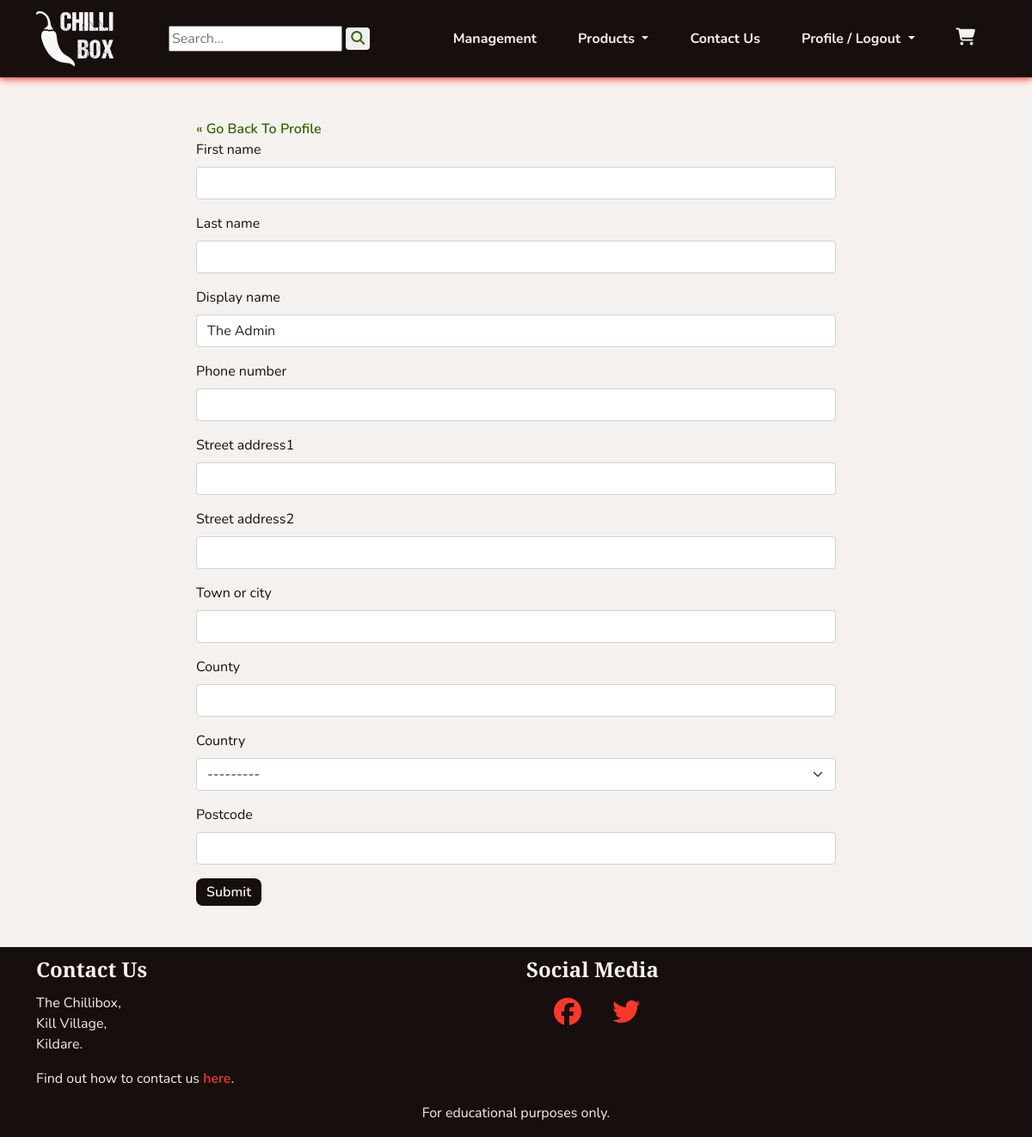
/profiles/edit_profile/ (signed in), run on an earlier commit of the app's database.
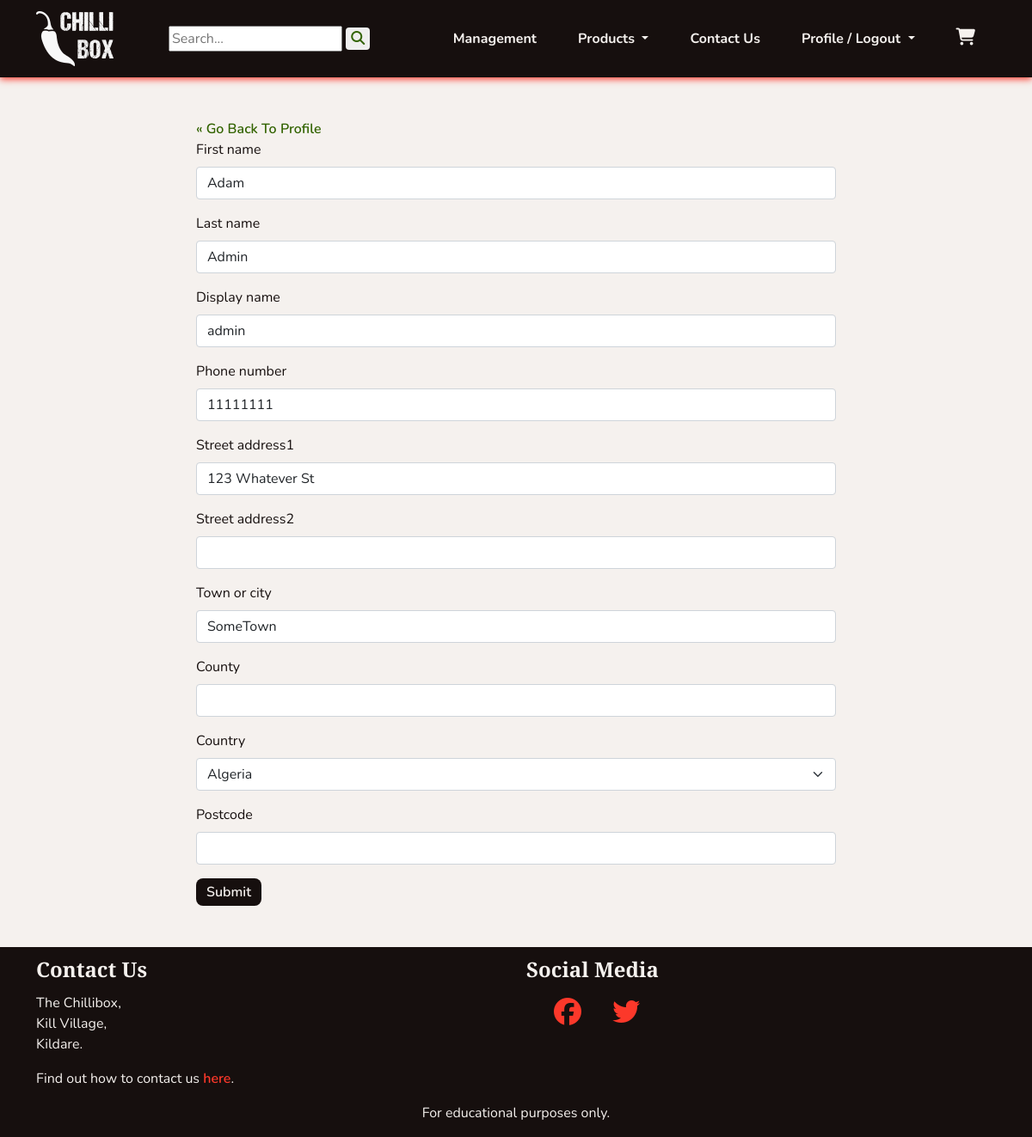
And on a later commit of the database.
### profiles/models.py (models this page shows, shortened)
class UserProfile(models.Model):
    user = models.OneToOneField(User, on_delete=models.CASCADE)
    first_name = models.CharField(max_length=40, null=True, blank=True)
    last_name = models.CharField(max_length=80, null=True, blank=True)
    display_name = models.CharField(max_length=40, null=True, blank=True)
    phone_number = models.CharField(max_length=20, null=True, blank=True)
    street_address1 = models.CharField(max_length=80, null=True, blank=True)
    street_address2 = models.CharField(max_length=80, null=True, blank=True)
    town_or_city = models.CharField(max_length=40, null=True, blank=True)
    county = models.CharField(max_length=80, null=True, blank=True)
    country = CountryField(blank_label='Country', null=True, blank=True)
    postcode = models.CharField(max_length=20, null=True, blank=True)
    class Meta:
        verbose_name_plural = "User Profiles"

### profiles/views.py (the view)
# urls.py: path('edit_profile/', views.UpdateProfile.as_view(), name='edit_profile'),
class UpdateProfile(LoginRequiredMixin, SuccessMessageMixin, UpdateView):
    model = UserProfile
    form_class = ProfileForm
    template_name = 'profiles/profile_form.html'
    success_url = '/profiles/profile/'
    success_message = 'Your details were updated successfully.'
    def get_object(self):
        return self.request.user.userprofile

### profiles/forms.py
class ProfileForm(forms.ModelForm):
    class Meta:
        model = UserProfile
        exclude = ['user']

### cart/contexts.py (called while the page is built, shortened)
def cart_contents(request):
    cart_items = []
    total = 0
    product_count = 0
    cart = request.session.get('cart', {})
    if total < settings.FREE_DELIVERY_THRESHOLD:
        delivery = Decimal(settings.STANDARD_DELIVERY_COST)
        free_delivery_delta = settings.FREE_DELIVERY_THRESHOLD - total
    else:
        delivery = 0
        free_delivery_delta = 0
    grand_total = delivery + total
    context = {
        'cart_items': cart_items,
        'total': total,
        'product_count': product_count,
        'delivery': delivery,
        'free_delivery_delta': free_delivery_delta,
        'free_delivery_threshold': settings.FREE_DELIVERY_THRESHOLD,
        'grand_total': grand_total,
    }
    return context

### profiles/templates/profiles/profile_form.html (shortened to what this page needs)
{% extends 'base.html' %}
{% load crispy_forms_tags %}
{% block content %}
<section class="container-md">
    <div class="col-md-8 mx-auto">
        <a class="chilli-link" href="{% url 'profiles:profile' %}">&laquo; Go Back To Profile</a>
        <form enctype="multipart/form-data" method="POST">
            {{ form|crispy}}
            <button class="chilli-btn" type="submit chilli-go">Submit</button>
        </form>
    </div>
</section>
{% endblock %}

What changed in the data, as far as the page shows it:
changed UserProfile: first_name (not shown) → "Adam"; last_name (not shown) → "Admin"; display_name "The Admin" → "admin"; phone_number (not shown) → "11111111"; street_address1 (not shown) → "123 Whatever St"; town_or_city (not shown) → "SomeTown"; country "---------" → "Algeria"
